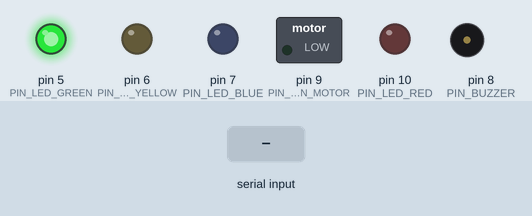
The sketch below on a simulated Arduino Uno, built with avr-gcc and run on an emulated ATmega328P. Parts: switched loads named in the sketch (green lamp = pin HIGH), output pins drawn as LEDs (lit = HIGH), buzzer (waves = sounding). Inputs (shaded band) come from the test bench.

Above: at 1.4 s.
1.5 s: "D90\n" received over Serial
At 2.0 s:
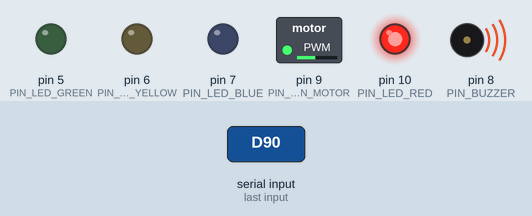
4.5 s: "D,45\n" received over Serial
At 5.1 s:
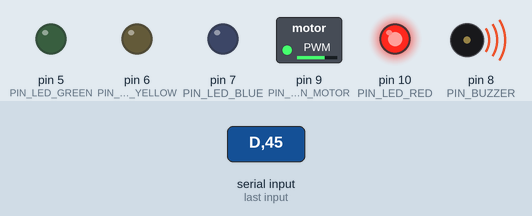
7.5 s: "Y90\n" received over Serial
At 8.2 s:
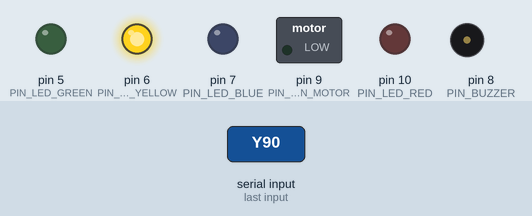
10.5 s: "L90\n" received over Serial
At 10.87 s:
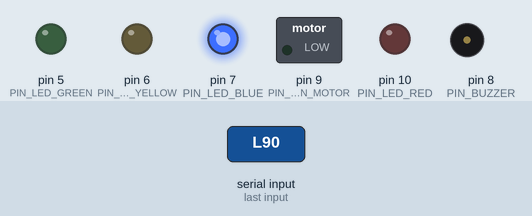
13.5 s: "L,45\n" received over Serial
At 13.63 s:
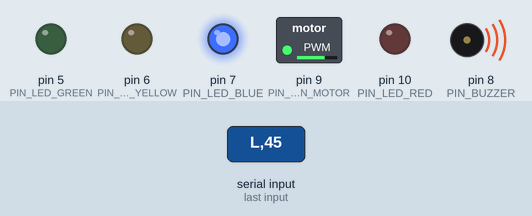
16.5 s: "Y,45\n" received over Serial
At 17.0 s:
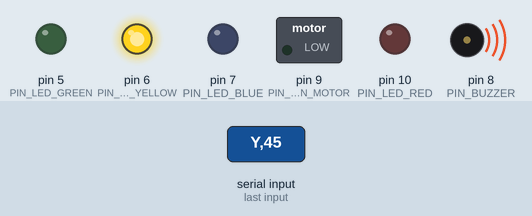
Timing chart, 0 to 20.5 s (numbered marks = the images above; inputs shaded):
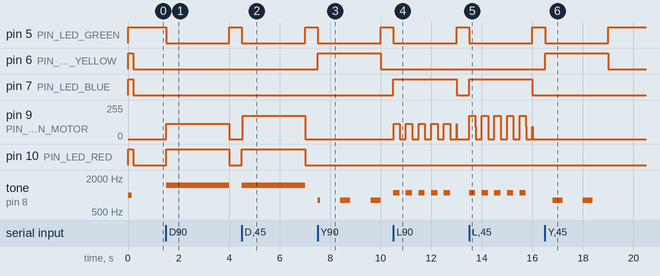

The sketch:

driver_fatigue_arduino.ino
```cpp
/*
 * Distracted Driving Through Eye Tracking and Fatigue Monitoring
 * Embedded System - Arduino Hardware Controller
 *
 * Target: Arduino Uno / Nano / Mega (AVR). ESP32 also works, with analogWrite
 * falling back to the default PWM implementation.
 *
 * Hardware Connections:
 * - Pin 9:  Seatbelt Vibration Motor (PWM, 100 Hz - 300 Hz)
 * - Pin 8:  Piezo Buzzer (Audio Warning)
 * - Pin 5:  Normal Status LED (Green)
 * - Pin 6:  Yawn / Fatigue LED (Yellow)
 * - Pin 7:  Distraction LED (Blue)
 * - Pin 10: Drowsiness Alert LED (Red)
 *
 * Serial Protocol (9600 Baud):
 *   "<state>,<fatigue_risk>\n"   e.g.  "D,82\n"
 *   - state: D = drowsy, L = looking away, Y = yawning, N = normal
 *   - fatigue_risk: 0-100 from the computer-vision Fatigue Risk Index (FRI)
 *
 * The risk score dynamically maps the seatbelt vibration frequency into the
 * paper's 100-300 Hz range and the vibration intensity into 45-100% duty:
 *   frequency = 100 + risk * 2      (100 Hz at FRI 0, 300 Hz at FRI 100)
 *
 * Reference:
 * "Detect distracted driving through eye tracking and fatigue monitoring
 *  using embedded system", Section IV: "seat belt vibration whose frequency
 *  will vary between 100 to 300 Hz".
 */

const int PIN_VIBRATION_MOTOR = 9;   // Timer1 PWM pin for vibration motor
const int PIN_BUZZER          = 8;   // Hardware audio buzzer
const int PIN_LED_GREEN       = 5;   // Normal
const int PIN_LED_YELLOW      = 6;   // Yawning
const int PIN_LED_BLUE        = 7;   // Looking away
const int PIN_LED_RED         = 10;  // Drowsy alert

char currentState = 'N';
int currentRisk = 0;
int appliedFrequency = 0;
unsigned long lastHeartbeatTime = 0;
const unsigned long TIMEOUT_MS = 2500; // Auto-reset if serial heartbeat lost

void setup() {
  Serial.begin(9600);

  pinMode(PIN_VIBRATION_MOTOR, OUTPUT);
  pinMode(PIN_BUZZER, OUTPUT);
  pinMode(PIN_LED_GREEN, OUTPUT);
  pinMode(PIN_LED_YELLOW, OUTPUT);
  pinMode(PIN_LED_BLUE, OUTPUT);
  pinMode(PIN_LED_RED, OUTPUT);

  setVibration(100, 0);

  // Initial self-test sequence
  setAllLeds(HIGH);
  tone(PIN_BUZZER, 1000, 150);
  delay(200);
  setAllLeds(LOW);
  digitalWrite(PIN_LED_GREEN, HIGH);
}

void loop() {
  // Read incoming "<state>,<risk>\n" commands from the Python CV pipeline
  while (Serial.available() > 0) {
    String line = Serial.readStringUntil('\n');
    line.trim();
    if (line.length() == 0) continue;

    char cmd = line.charAt(0);
    int comma = line.indexOf(',');
    if (comma > 0) {
      currentRisk = constrain(line.substring(comma + 1).toInt(), 0, 100);
    }

    if (cmd == 'D' || cmd == 'Y' || cmd == 'L' || cmd == 'N') {
      currentState = cmd;
      lastHeartbeatTime = millis();
    }
  }

  // Safety fallback: if no command is received for > 2.5 s, go to safe state
  if (millis() - lastHeartbeatTime > TIMEOUT_MS) {
    currentState = 'N';
    currentRisk = 0;
  }

  // Risk-driven seatbelt vibration frequency: 100 Hz (low) -> 300 Hz (critical)
  int vibrationFrequency = 100 + (currentRisk * 2);
  // Intensity: 45% at low risk -> 100% at critical risk
  int vibrationDuty = 45 + ((currentRisk * 55) / 100);

  switch (currentState) {
    case 'D': // DROWSINESS ALERT!
      digitalWrite(PIN_LED_RED, HIGH);
      digitalWrite(PIN_LED_GREEN, LOW);
      digitalWrite(PIN_LED_YELLOW, LOW);
      digitalWrite(PIN_LED_BLUE, LOW);

      setVibration(vibrationFrequency, vibrationDuty);
      tone(PIN_BUZZER, 1500);   // Piercing buzzer tone
      break;

    case 'L': // LOOKING AWAY / DISTRACTION!
      digitalWrite(PIN_LED_BLUE, HIGH);
      digitalWrite(PIN_LED_GREEN, LOW);
      digitalWrite(PIN_LED_RED, LOW);
      digitalWrite(PIN_LED_YELLOW, LOW);

      // Pulsing vibration burst to reorient the driver
      if ((millis() / 250) % 2 == 0) {
        setVibration(vibrationFrequency, vibrationDuty);
        tone(PIN_BUZZER, 1100);
      } else {
        setVibration(100, 0);
        noTone(PIN_BUZZER);
      }
      break;

    case 'Y': // YAWNING DETECTED!
      digitalWrite(PIN_LED_YELLOW, HIGH);
      digitalWrite(PIN_LED_GREEN, LOW);
      digitalWrite(PIN_LED_RED, LOW);
      digitalWrite(PIN_LED_BLUE, LOW);

      setVibration(100, 0);
      if ((millis() / 400) % 3 == 0) {
        tone(PIN_BUZZER, 800);  // Gentle reminder beep
      } else {
        noTone(PIN_BUZZER);
      }
      break;

    case 'N': // NORMAL DRIVING
    default:
      digitalWrite(PIN_LED_GREEN, HIGH);
      digitalWrite(PIN_LED_RED, LOW);
      digitalWrite(PIN_LED_YELLOW, LOW);
      digitalWrite(PIN_LED_BLUE, LOW);
      setVibration(100, 0);
      noTone(PIN_BUZZER);
      break;
  }
}

/**
 * Configure Timer1 fast PWM on pin 9 with a variable frequency and duty cycle.
 * On AVR, TOP = ICR1 so frequencies from 100 Hz to 300 Hz are accurate.
 */
void setVibration(int frequencyHz, int dutyPercent) {
  frequencyHz = constrain(frequencyHz, 100, 300);
  dutyPercent = constrain(dutyPercent, 0, 100);

#ifdef __AVR__
  if (frequencyHz != appliedFrequency) {
    // Fast PWM, TOP = ICR1, prescaler = 8
    uint32_t top = (16000000UL / (8UL * (uint32_t)frequencyHz)) - 1UL;
    TCCR1A = _BV(COM1A1) | _BV(WGM11);
    TCCR1B = _BV(WGM13) | _BV(WGM12) | _BV(CS11);
    ICR1 = (uint16_t)top;
    appliedFrequency = frequencyHz;
  }
  OCR1A = (uint32_t)ICR1 * dutyPercent / 100UL;
#else
  analogWrite(PIN_VIBRATION_MOTOR, dutyPercent * 255 / 100);
#endif
}

void setAllLeds(int state) {
  digitalWrite(PIN_LED_GREEN, state);
  digitalWrite(PIN_LED_YELLOW, state);
  digitalWrite(PIN_LED_BLUE, state);
  digitalWrite(PIN_LED_RED, state);
}
```

Measured:
- after the input at 1.5 s, pin 5 (PIN_LED_GREEN): HIGH → LOW at once, → HIGH 2.5 s later; pin 9 (PIN_VIBRATION_MOTOR): 0/255 → 115/255 at once, → 0/255 2.5 s later; pin 10 (PIN_LED_RED): LOW → HIGH at once, → LOW 2.5 s later; tone on pin 8 (PIN_BUZZER): silent → 1500 Hz at once, → silent 2.5 s later
- after the input at 4.5 s, pin 5 (PIN_LED_GREEN): HIGH → LOW at once, → HIGH 2.5 s later; pin 9 (PIN_VIBRATION_MOTOR): 0/255 → 176/255 at once, → 0/255 2.5 s later; pin 10 (PIN_LED_RED): LOW → HIGH at once, → LOW 2.5 s later; tone on pin 8 (PIN_BUZZER): silent → 1500 Hz at once, → silent 2.5 s later
- after the input at 7.5 s, pin 5 (PIN_LED_GREEN): HIGH → LOW at once, → HIGH 2.5 s later; pin 6 (PIN_LED_YELLOW): LOW → HIGH at once, → LOW 2.5 s later; tone on pin 8 (PIN_BUZZER): silent → 800 Hz at once, then repeats every 1.2 s: silent 0.80 s, 800 Hz 0.40 s
- after the input at 10.5 s, pin 5 (PIN_LED_GREEN): HIGH → LOW at once, → HIGH 2.5 s later; pin 7 (PIN_LED_BLUE): LOW → HIGH at once, → LOW 2.5 s later
- after the input at 13.5 s, pin 5 (PIN_LED_GREEN): HIGH → LOW at once, → HIGH 2.5 s later; pin 7 (PIN_LED_BLUE): LOW → HIGH at once, → LOW 2.5 s later; tone on pin 8 (PIN_BUZZER): alternates 1100 Hz for 0.25 s and silent for 0.25 s, 10 changes in all, then stays silent, starting at once
- after the input at 16.5 s, pin 5 (PIN_LED_GREEN): HIGH → LOW at once, → HIGH 2.5 s later; pin 6 (PIN_LED_YELLOW): LOW → HIGH at once, → LOW 2.5 s later; tone on pin 8 (PIN_BUZZER): alternates 800 Hz for 0.40 s and silent for 0.80 s, 4 changes in all, then stays silent, starting after 0.30 s
